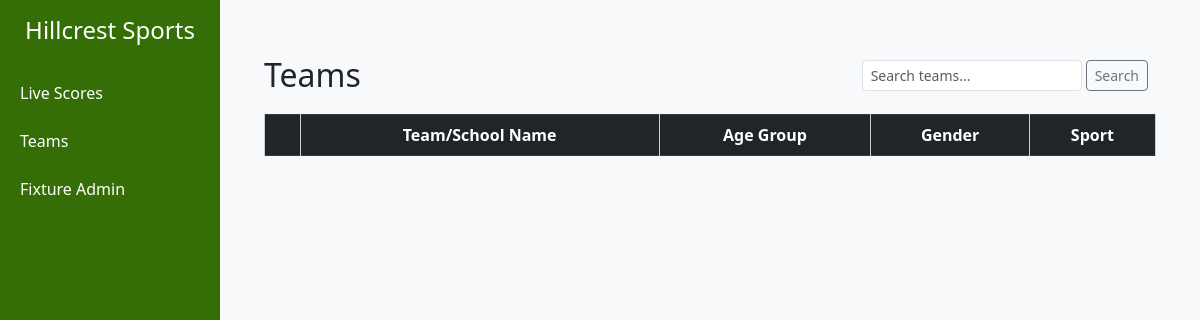
The page /teams/ on the database as committed earlier.
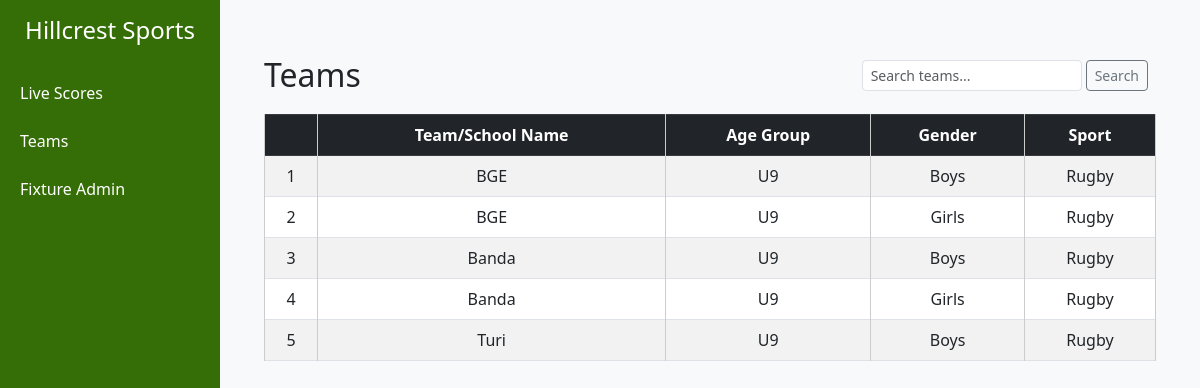
The same page on the database as committed later.
### teams/models.py (models this page shows, shortened)
class Teams(models.Model):
    team_name = models.CharField(max_length=200, blank=True)
    age_group = models.CharField(max_length=200, blank=True)
    gender = models.CharField(max_length=15, blank=True)
    sport = models.CharField(max_length=15, blank=True)
    coach = models.CharField(max_length=15, blank=True)
    email = models.EmailField(unique=False)
    added_on = models.DateTimeField(auto_now_add=True)

### fixtureviewer/views.py (the view)
# urls.py: path('teams/', views.season_teams, name='teams'),
def season_teams(request):
    teams = Teams.objects.all()
    return render(request, 'viewer/teams.html' , {'teams': teams})

### templates/viewer/teams.html (shortened to what this page needs)
{% extends 'base/main.html' %}
{% block content %}
<div class="container mt-4">
    <div class="d-flex justify-content-between align-items-center mb-3">
        <h2 class="mb-0">Teams</h2>
        <div class="d-flex">
            <form class="d-flex me-2" method="GET" action="">
                <input type="text" name="q" class="form-control form-control-sm" placeholder="Search teams..." value="{{ request.GET.q }}">
                <button type="submit" class="btn btn-sm btn-outline-secondary ms-1">Search</button>
            </form>
        </div>
    </div>
    <table class="table table-bordered table-striped">
        <thead class="table-dark">
            <tr>
                <th></th>
                <th>Team/School Name</th>
                <th>Age Group</th>
                <th>Gender</th>
                <th>Sport</th>
            </tr>
        </thead>
        <tbody>
              {% for team in teams %}
            <tr>
                <td>{{ forloop.counter }}</td>
                <td>{{ team.team_name }}</td>
                <td>{{ team.age_group }}</td>
                <td>{{ team.gender}}</td>
                <td>{{ team.sport }}</td>
            </tr>
            {% endfor %}
        </tbody>
    </table>
</div>
{% endblock %}

Rows that differ between the two databases and show on the page:
added Teams: team_name "BGE", age_group "U9", gender "Boys", sport "Rugby"
added Teams: team_name "BGE", age_group "U9", gender "Girls", sport "Rugby"
added Teams: team_name "Banda", age_group "U9", gender "Boys", sport "Rugby"
added Teams: team_name "Banda", age_group "U9", gender "Girls", sport "Rugby"
added Teams: team_name "Turi", age_group "U9", gender "Boys", sport "Rugby"
